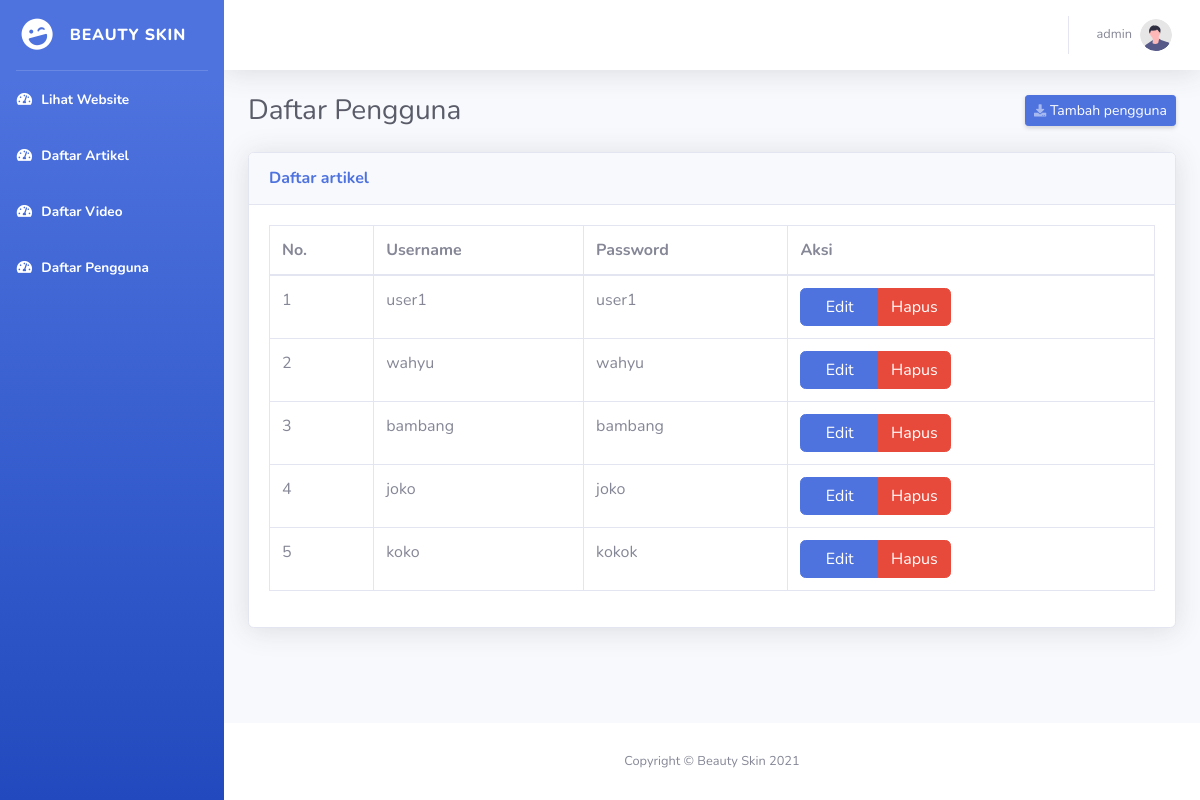
The page /admin/index.php?page=pengguna (signed in) on the database its author committed.
### tables this page shows
CREATE TABLE `user` (
  `id_user` int(11) NOT NULL,
  `username` varchar(255) NOT NULL,
  `password` varchar(255) NOT NULL,
  `role` int(1) NOT NULL DEFAULT 0
);

### function.php (called while the page is built, shortened)
<?php
    $connect = new mysqli("localhost", "root", "", "beauty");
    function read($tabel, $query = ""){
        global $connect;
        $data = mysqli_query($connect, "SELECT * FROM $tabel $query");
        return $data;
    }

### admin/template/daftar_pengguna.php (the view)
<?php
    $username = $_SESSION['username'];
    $data = read("user", "WHERE username='$username'");
    while($data2 = mysqli_fetch_array($data)){
    if($data2['role'] != 1){
        echo "<script>alert('Please login as ADMIN to continue!')</script>";
        echo "<script>location='index.php';</script>";
    } else{
?>
<div class="card shadow mb-4">
                        <div class="card-header py-3">
                            <h6 class="m-0 font-weight-bold text-primary">Daftar artikel</h6>
                        </div>
                        <div class="card-body">
                            <div class="table-responsive">
                                <table class="table table-bordered" id="dataTable" width="100%" cellspacing="0">
                                    <thead>
                                        <tr>
                                            <th>No.</th>
                                            <th>Username</th>
                                            <th>Password</th>
                                            <th>Aksi</th>
                                        </tr>
                                    </thead>
                                    <tbody>
                                        <?php
                                            $no = 1;
                                            $data = read("user", "WHERE role=0");
                                            while($data2 = mysqli_fetch_array($data)){
                                        ?>
                                        <tr>
                                            <td><?php echo $no ?></td>
                                            <td><?php echo $data2['username'] ?></td>
                                            <td><?php echo $data2['password'] ?></td>
                                            <td>
                                                <div class="btn-group" role="group" aria-label="Basic example">
                                                    <a class="btn btn-primary" href="index.php?page=edit_pengguna&id=<?php echo $data2['id_user'] ?>">&nbsp;&nbsp;&nbsp;Edit&nbsp;&nbsp;&nbsp;</a>
                                                    <a class="btn btn-danger" href="../admin/proses.php?status=hapus_pengguna&id=<?php echo $data2['id_user'] ?>">Hapus</a>
                                                </div>
                                            </td>
                                        </tr>
                                        <?php $no++; } ?>
                                    </tbody>
                                </table>
                            </div>
                        </div>
                    </div>
<?php }} ?>

### admin/index.php (shortened to what this page needs)
<?php
    include '../function.php';
?>
<!DOCTYPE html>
<html lang="en">
<head>
    <link href="vendor/fontawesome-free/css/all.min.css" rel="stylesheet" type="text/css">
    <link href="css/sb-admin-2.min.css" rel="stylesheet">
</head>
<body id="page-top">
    <div id="wrapper">
        <ul class="navbar-nav bg-gradient-primary sidebar sidebar-dark accordion" id="accordionSidebar">
            <a class="sidebar-brand d-flex align-items-center justify-content-center" href="">
                <div class="sidebar-brand-icon rotate-n-15">
                    <i class="fas fa-laugh-wink"></i>
                </div>
                <div class="sidebar-brand-text mx-3">Beauty Skin</div>
            </a>
            <hr class="sidebar-divider my-0">
            <li class="nav-item active">
                <a class="nav-link" href="../" target="_blank">
                    <i class="fas fa-fw fa-tachometer-alt"></i>
                    <span>Lihat Website</span></a>
            </li>
            <li class="nav-item active">
                <a class="nav-link" href="index.php">
                    <i class="fas fa-fw fa-tachometer-alt"></i>
                    <span>Daftar Artikel</span></a>
            </li>
            <li class="nav-item active">
                    <a class="nav-link" href="index.php?page=video">
                        <i class="fas fa-fw fa-tachometer-alt"></i>
                        <span>Daftar Video</span></a>
                </li>
            <?php
                $username = $_SESSION['username'];
                $data = read("user", "WHERE username='$username'");
                while($data2 = mysqli_fetch_array($data)){
                if($data2['role'] == 1){
            ?>
                <li class="nav-item active">
                    <a class="nav-link" href="index.php?page=pengguna">
                        <i class="fas fa-fw fa-tachometer-alt"></i>
                        <span>Daftar Pengguna</span></a>
                </li>
            <?php }} ?>
        </ul>
        <div id="content-wrapper" class="d-flex flex-column">
            <div id="content">
                <nav class="navbar navbar-expand navbar-light bg-white topbar mb-4 static-top shadow">
                    <ul class="navbar-nav ml-auto">
                        <li class="nav-item dropdown no-arrow">
                            <a class="nav-link dropdown-toggle" href="#" id="userDropdown" role="button"
                                data-toggle="dropdown" aria-haspopup="true" aria-expanded="false">
                                <span class="mr-2 d-none d-lg-inline text-gray-600 small"><?php echo $_SESSION['username'] ?></span>
                                <img class="img-profile rounded-circle"
                                    src="img/undraw_profile.svg">
                            </a>
                        </li>
                    </ul>
                </nav>
                <div class="container-fluid">
                    <div class="d-sm-flex align-items-center justify-content-between mb-4">
                        <h1 class="h3 mb-0 text-gray-800">
                            <?php
                                if(empty($_GET)){
                                    echo "Artikel";
                                } else if($_GET['page'] == "buat_artikel"){
                                    echo "Buat Artikel";
                                } else if($_GET['page'] == "edit_artikel"){
                                    echo "Edit Artikel";
                                } else if($_GET['page'] == "video"){
                                    echo "Daftar Video";
                                } else if($_GET['page'] == "tambah_video"){
                                    echo "Tambah Video";
                                } else if($_GET['page'] == "edit_video"){
                                    echo "Ubah Video";
                                } else if($_GET['page'] == "pengguna"){
                                    echo "Daftar Pengguna";
                                }
                            ?>
                        </h1>
                        <?php if(empty($_GET)){ ?>
                            <a href="index.php?page=buat_artikel" class="d-none d-sm-inline-block btn btn-sm btn-primary shadow-sm"><i
                                class="fas fa-download fa-sm text-white-50"></i> Buat artikel</a>
                        <?php } else if($_GET['page'] == "video"){ ?>
                            <a href="index.php?page=tambah_video" class="d-none d-sm-inline-block btn btn-sm btn-primary shadow-sm"><i
                                class="fas fa-download fa-sm text-white-50"></i> Tambah video</a>
                        <?php } else if($_GET['page'] == "pengguna"){ ?>
                            <a href="index.php?page=tambah_pengguna" class="d-none d-sm-inline-block btn btn-sm btn-primary shadow-sm"><i
                                class="fas fa-download fa-sm text-white-50"></i> Tambah pengguna</a>
                        <?php } ?>
                    </div>
                    <?php
                        if(empty($_GET)){
                            include 'template/daftar_artikel.php';
                        } else if($_GET['page'] == "buat_artikel"){
                            include 'template/buat_artikel.php';
                        } else if($_GET['page'] == "edit_artikel"){
                            include 'template/edit_artikel.php';
                        } else if($_GET['page'] == "video"){
                            include 'template/daftar_video.php';
                        } else if($_GET['page'] == "tambah_video"){
                            include 'template/tambah_video.php';
                        } else if($_GET['page'] == "edit_video"){
                            include 'template/edit_video.php';
                        } else if($_GET['page'] == "pengguna"){
                            include 'template/daftar_pengguna.php';
                        } else if($_GET['page'] == "tambah_pengguna"){
                            include 'template/tambah_pengguna.php';
                        } else if($_GET['page'] == "edit_pengguna"){
                            include 'template/edit_pengguna.php';
                        }
                    ?>
                    </div>
            </div>
            <footer class="sticky-footer bg-white">
                <div class="container my-auto">
                    <div class="copyright text-center my-auto">
                        <span>Copyright &copy; Beauty Skin 2021</span>
                    </div>
                </div>
            </footer>
        </div>
    </div>
</body>
</html>

### rows shown on the page
user: shows "Daftar Pengguna"
user: username "user1", password "user1"
user: username "wahyu", password "wahyu"
user: username "bambang", password "bambang"
user: username "joko", password "joko"
user: username "koko", password "kokok"

### other values the page prints
$_SESSION['username'] "admin"
